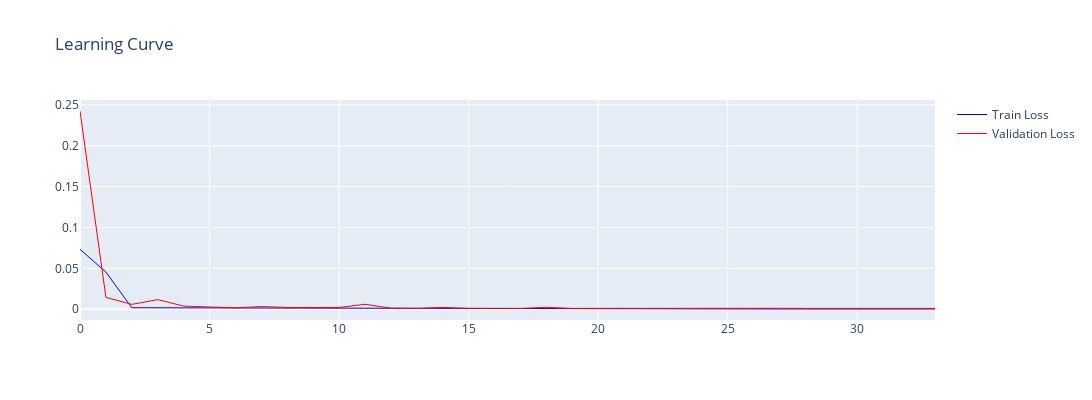

Notebook source saved alongside this figure:
### Code cell
historyDf = pd.DataFrame(history.history).reset_index()
historyDf.rename(columns={'index':'epoch'},inplace=True)
fig = go.Figure()
fig.add_trace(go.Scatter(x=historyDf["epoch"], y=historyDf["loss"],name='Train Loss',line=dict(color='blue', width=1)))
fig.add_trace(go.Scatter(x=historyDf["epoch"], y=historyDf["val_loss"],name='Validation Loss',line=dict(color='red', width=1)))
fig.update_layout(height=400, width=1200, title_text=f"Learning Curve", showlegend=True)

### Figure 1 — Plotly figure (JSON) as saved in the notebook; plotly's stock layout.template omitted (floating-point values rounded to 4 significant figures)
{"data": [{"line": {"color": "blue", "width": 1}, "name": "Train Loss", "type": "scatter", "x": [0, 1, 2, 3, 4, 5, 6, 7, 8, 9, 10, 11, 12, 13, 14, 15, 16, 17, 18, 19, 20, 21, 22, 23, 24, 25, 26, 27, 28, 29, 30, 31, 32, 33], "y": [0.07331, 0.04543, 0.001787, 0.001733, 0.001177, 0.0009178, 0.0006594, 0.00118, 0.0007309, 0.0005384, 0.0007284, 0.0006688, 0.0004868, 0.0003285, 0.0003377, 0.0003091, 0.0003231, 0.0003364, 0.0003053, 0.0002811, 0.0002699, 0.0002735, 0.0002702, 0.0002654, 0.0002637, 0.0002619, 0.0002602, 0.0002617, 0.0002627, 0.0002595, 0.0002595, 0.0002597, 0.0002596, 0.0002597]}, {"line": {"color": "red", "width": 1}, "name": "Validation Loss", "type": "scatter", "x": [0, 1, 2, 3, 4, 5, 6, 7, 8, 9, 10, 11, 12, 13, 14, 15, 16, 17, 18, 19, 20, 21, 22, 23, 24, 25, 26, 27, 28, 29, 30, 31, 32, 33], "y": [0.2426, 0.01448, 0.005911, 0.01177, 0.003807, 0.002835, 0.001674, 0.003258, 0.002142, 0.002094, 0.002121, 0.006037, 0.001292, 0.001017, 0.00219, 0.001024, 0.00107, 0.0009866, 0.002293, 0.0009616, 0.001035, 0.001158, 0.001021, 0.000939, 0.001109, 0.001013, 0.001184, 0.001118, 0.001023, 0.0009902, 0.001018, 0.0009953, 0.001016, 0.001011]}], "layout": {"height": 400, "showlegend": true, "title": {"text": "Learning Curve"}, "width": 1200}}
